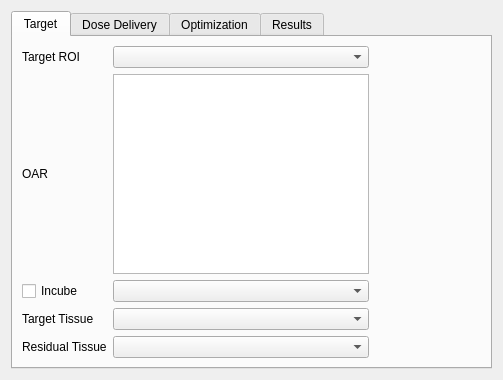
<?xml version="1.0" encoding="UTF-8"?>
<ui version="4.0">
 <class>PlanDialog</class>
 <widget class="QDialog" name="PlanDialog">
  <property name="geometry">
   <rect>
    <x>0</x>
    <y>0</y>
    <width>503</width>
    <height>380</height>
   </rect>
  </property>
  <property name="windowTitle">
   <string>Plan</string>
  </property>
  <layout class="QVBoxLayout" name="verticalLayout">
   <item>
    <widget class="QTabWidget" name="tabWidget">
     <property name="currentIndex">
      <number>0</number>
     </property>
     <widget class="QWidget" name="tab">
      <attribute name="title">
       <string>Target</string>
      </attribute>
      <layout class="QGridLayout" name="gridLayout">
       <item row="0" column="0">
        <widget class="QLabel" name="label">
         <property name="text">
          <string>Target ROI</string>
         </property>
        </widget>
       </item>
       <item row="0" column="1">
        <widget class="QComboBox" name="comboBox"/>
       </item>
       <item row="1" column="0">
        <widget class="QLabel" name="label_2">
         <property name="text">
          <string>OAR</string>
         </property>
        </widget>
       </item>
       <item row="1" column="1">
        <widget class="QListView" name="listView"/>
       </item>
       <item row="1" column="2">
        <spacer name="horizontalSpacer">
         <property name="orientation">
          <enum>Qt::Horizontal</enum>
         </property>
         <property name="sizeHint" stdset="0">
          <size>
           <width>40</width>
           <height>20</height>
          </size>
         </property>
        </spacer>
       </item>
       <item row="2" column="0">
        <widget class="QCheckBox" name="checkBox">
         <property name="text">
          <string>Incube</string>
         </property>
        </widget>
       </item>
       <item row="2" column="1">
        <widget class="QComboBox" name="comboBox_2"/>
       </item>
       <item row="3" column="0">
        <widget class="QLabel" name="label_3">
         <property name="text">
          <string>Target Tissue</string>
         </property>
        </widget>
       </item>
       <item row="3" column="1">
        <widget class="QComboBox" name="comboBox_3"/>
       </item>
       <item row="4" column="0">
        <widget class="QLabel" name="label_4">
         <property name="text">
          <string>Residual Tissue</string>
         </property>
        </widget>
       </item>
       <item row="4" column="1">
        <widget class="QComboBox" name="comboBox_4"/>
       </item>
      </layout>
     </widget>
     <widget class="QWidget" name="tab_2">
      <attribute name="title">
       <string>Dose Delivery</string>
      </attribute>
      <layout class="QGridLayout" name="gridLayout_2">
       <item row="0" column="0">
        <widget class="QLabel" name="label_5">
         <property name="text">
          <string>Projectile</string>
         </property>
        </widget>
       </item>
       <item row="0" column="1">
        <widget class="QComboBox" name="comboBox_5"/>
       </item>
       <item row="1" column="0">
        <widget class="QLabel" name="label_6">
         <property name="text">
          <string>Ripple Filter</string>
         </property>
        </widget>
       </item>
       <item row="1" column="1">
        <widget class="QComboBox" name="comboBox_6"/>
       </item>
       <item row="1" column="2">
        <spacer name="horizontalSpacer_2">
         <property name="orientation">
          <enum>Qt::Horizontal</enum>
         </property>
         <property name="sizeHint" stdset="0">
          <size>
           <width>181</width>
           <height>20</height>
          </size>
         </property>
        </spacer>
       </item>
       <item row="2" column="0">
        <widget class="QLabel" name="label_7">
         <property name="text">
          <string>Target dose (in [%])</string>
         </property>
        </widget>
       </item>
       <item row="2" column="1">
        <widget class="QDoubleSpinBox" name="doubleSpinBox"/>
       </item>
       <item row="3" column="1">
        <spacer name="verticalSpacer">
         <property name="orientation">
          <enum>Qt::Vertical</enum>
         </property>
         <property name="sizeHint" stdset="0">
          <size>
           <width>20</width>
           <height>221</height>
          </size>
         </property>
        </spacer>
       </item>
      </layout>
     </widget>
     <widget class="QWidget" name="tab_3">
      <attribute name="title">
       <string>Optimization</string>
      </attribute>
      <layout class="QGridLayout" name="gridLayout_3">
       <item row="0" column="0">
        <widget class="QLabel" name="label_8">
         <property name="text">
          <string>Iterations</string>
         </property>
        </widget>
       </item>
       <item row="0" column="1">
        <widget class="QSpinBox" name="spinBox"/>
       </item>
       <item row="0" column="2">
        <spacer name="horizontalSpacer_3">
         <property name="orientation">
          <enum>Qt::Horizontal</enum>
         </property>
         <property name="sizeHint" stdset="0">
          <size>
           <width>162</width>
           <height>20</height>
          </size>
         </property>
        </spacer>
       </item>
       <item row="1" column="0">
        <widget class="QLabel" name="label_9">
         <property name="text">
          <string>eps</string>
         </property>
        </widget>
       </item>
       <item row="1" column="1">
        <widget class="QDoubleSpinBox" name="doubleSpinBox_2"/>
       </item>
       <item row="2" column="0">
        <widget class="QLabel" name="label_10">
         <property name="text">
          <string>geps</string>
         </property>
        </widget>
       </item>
       <item row="2" column="1">
        <widget class="QDoubleSpinBox" name="doubleSpinBox_3"/>
       </item>
       <item row="3" column="0">
        <widget class="QLabel" name="label_11">
         <property name="text">
          <string>Optimization method</string>
         </property>
        </widget>
       </item>
       <item row="3" column="1">
        <widget class="QComboBox" name="comboBox_7"/>
       </item>
       <item row="4" column="0">
        <widget class="QLabel" name="label_12">
         <property name="text">
          <string>Principle</string>
         </property>
        </widget>
       </item>
       <item row="4" column="1">
        <widget class="QComboBox" name="comboBox_8"/>
       </item>
       <item row="5" column="0">
        <widget class="QLabel" name="label_13">
         <property name="text">
          <string>Dose algorithm</string>
         </property>
        </widget>
       </item>
       <item row="5" column="1">
        <widget class="QComboBox" name="comboBox_9"/>
       </item>
       <item row="6" column="0">
        <widget class="QLabel" name="label_14">
         <property name="text">
          <string>Biological algorithm</string>
         </property>
        </widget>
       </item>
       <item row="6" column="1">
        <widget class="QComboBox" name="comboBox_10"/>
       </item>
       <item row="7" column="0">
        <widget class="QLabel" name="label_15">
         <property name="text">
          <string>Optimization algorithm</string>
         </property>
        </widget>
       </item>
       <item row="7" column="1">
        <widget class="QComboBox" name="comboBox_11"/>
       </item>
       <item row="8" column="0">
        <spacer name="verticalSpacer_2">
         <property name="orientation">
          <enum>Qt::Vertical</enum>
         </property>
         <property name="sizeHint" stdset="0">
          <size>
           <width>20</width>
           <height>73</height>
          </size>
         </property>
        </spacer>
       </item>
      </layout>
     </widget>
     <widget class="QWidget" name="tab_4">
      <attribute name="title">
       <string>Results</string>
      </attribute>
      <layout class="QGridLayout" name="gridLayout_4">
       <item row="0" column="0">
        <widget class="QCheckBox" name="checkBox_2">
         <property name="text">
          <string>Physical Dose Distribution</string>
         </property>
        </widget>
       </item>
       <item row="1" column="0">
        <widget class="QCheckBox" name="checkBox_3">
         <property name="text">
          <string>Biological Dose Distributions</string>
         </property>
        </widget>
       </item>
       <item row="1" column="1">
        <spacer name="horizontalSpacer_4">
         <property name="orientation">
          <enum>Qt::Horizontal</enum>
         </property>
         <property name="sizeHint" stdset="0">
          <size>
           <width>192</width>
           <height>20</height>
          </size>
         </property>
        </spacer>
       </item>
       <item row="2" column="0">
        <widget class="QCheckBox" name="checkBox_4">
         <property name="text">
          <string>Dose-averaged LET</string>
         </property>
        </widget>
       </item>
       <item row="3" column="0">
        <widget class="QCheckBox" name="checkBox_5">
         <property name="text">
          <string>Raster Scan File (.rst) / field</string>
         </property>
        </widget>
       </item>
       <item row="4" column="0">
        <widget class="QCheckBox" name="checkBox_6">
         <property name="text">
          <string>Beams Eye View (.bev) Dose</string>
         </property>
        </widget>
       </item>
       <item row="5" column="0">
        <widget class="QCheckBox" name="checkBox_7">
         <property name="text">
          <string>Beams Eye View (.bev) LETd</string>
         </property>
        </widget>
       </item>
       <item row="6" column="0">
        <spacer name="verticalSpacer_3">
         <property name="orientation">
          <enum>Qt::Vertical</enum>
         </property>
         <property name="sizeHint" stdset="0">
          <size>
           <width>20</width>
           <height>142</height>
          </size>
         </property>
        </spacer>
       </item>
      </layout>
     </widget>
    </widget>
   </item>
  </layout>
 </widget>
 <resources/>
 <connections/>
</ui>
